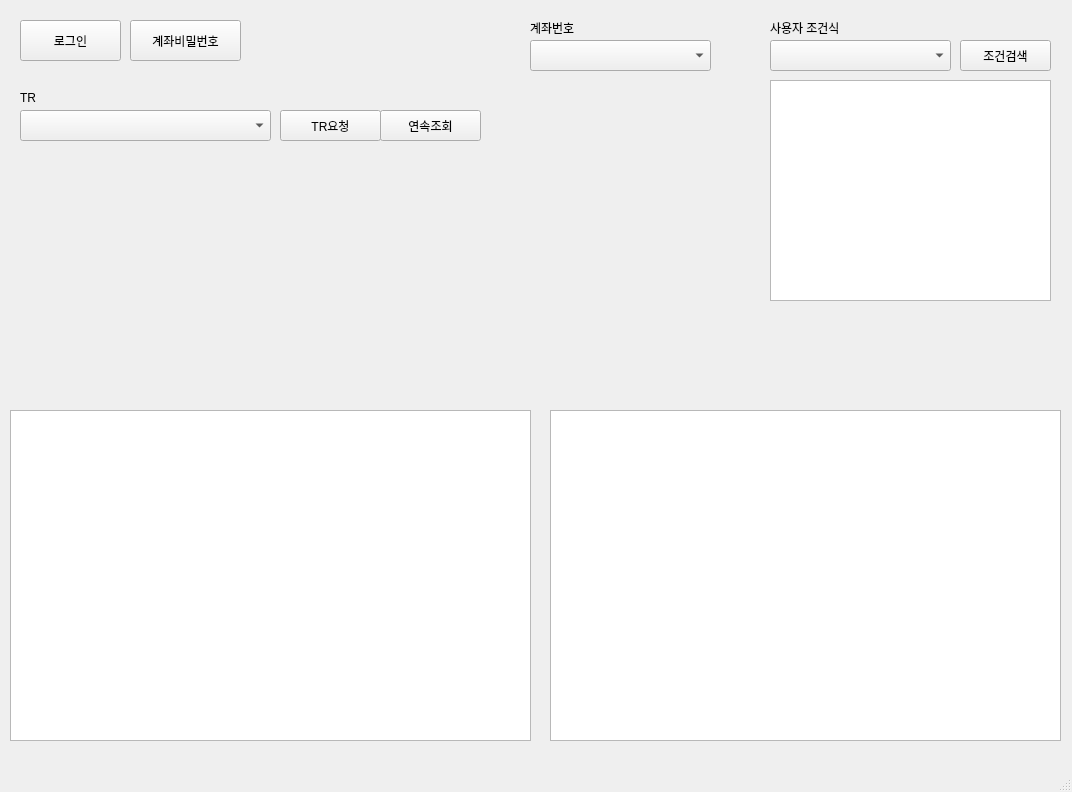
<?xml version="1.0" encoding="UTF-8"?>
<ui version="4.0">
 <class>MainWindow</class>
 <widget class="QMainWindow" name="MainWindow">
  <property name="geometry">
   <rect>
    <x>0</x>
    <y>0</y>
    <width>1072</width>
    <height>792</height>
   </rect>
  </property>
  <property name="windowTitle">
   <string>MainWindow</string>
  </property>
  <widget class="QWidget" name="centralwidget">
   <widget class="QPushButton" name="loginButton">
    <property name="geometry">
     <rect>
      <x>20</x>
      <y>20</y>
      <width>101</width>
      <height>41</height>
     </rect>
    </property>
    <property name="text">
     <string>로그인</string>
    </property>
   </widget>
   <widget class="QPushButton" name="requestTrButton">
    <property name="geometry">
     <rect>
      <x>280</x>
      <y>110</y>
      <width>101</width>
      <height>31</height>
     </rect>
    </property>
    <property name="text">
     <string>TR요청</string>
    </property>
   </widget>
   <widget class="QListView" name="logListView">
    <property name="geometry">
     <rect>
      <x>10</x>
      <y>410</y>
      <width>521</width>
      <height>331</height>
     </rect>
    </property>
   </widget>
   <widget class="QComboBox" name="conditionComboBox">
    <property name="geometry">
     <rect>
      <x>770</x>
      <y>40</y>
      <width>181</width>
      <height>31</height>
     </rect>
    </property>
   </widget>
   <widget class="QLabel" name="label">
    <property name="geometry">
     <rect>
      <x>770</x>
      <y>20</y>
      <width>101</width>
      <height>16</height>
     </rect>
    </property>
    <property name="text">
     <string>사용자 조건식</string>
    </property>
   </widget>
   <widget class="QComboBox" name="accountComboBox">
    <property name="geometry">
     <rect>
      <x>530</x>
      <y>40</y>
      <width>181</width>
      <height>31</height>
     </rect>
    </property>
   </widget>
   <widget class="QLabel" name="label_2">
    <property name="geometry">
     <rect>
      <x>530</x>
      <y>20</y>
      <width>101</width>
      <height>16</height>
     </rect>
    </property>
    <property name="text">
     <string>계좌번호</string>
    </property>
   </widget>
   <widget class="QListView" name="listView_2">
    <property name="geometry">
     <rect>
      <x>770</x>
      <y>80</y>
      <width>281</width>
      <height>221</height>
     </rect>
    </property>
   </widget>
   <widget class="QPushButton" name="monitoringButton">
    <property name="geometry">
     <rect>
      <x>960</x>
      <y>40</y>
      <width>91</width>
      <height>31</height>
     </rect>
    </property>
    <property name="text">
     <string>조건검색</string>
    </property>
   </widget>
   <widget class="QListView" name="realDataListView">
    <property name="geometry">
     <rect>
      <x>550</x>
      <y>410</y>
      <width>511</width>
      <height>331</height>
     </rect>
    </property>
   </widget>
   <widget class="QPushButton" name="accountWindowButton">
    <property name="geometry">
     <rect>
      <x>130</x>
      <y>20</y>
      <width>111</width>
      <height>41</height>
     </rect>
    </property>
    <property name="text">
     <string>계좌비밀번호</string>
    </property>
   </widget>
   <widget class="QComboBox" name="trComboBox">
    <property name="geometry">
     <rect>
      <x>20</x>
      <y>110</y>
      <width>251</width>
      <height>31</height>
     </rect>
    </property>
   </widget>
   <widget class="QLabel" name="label_3">
    <property name="geometry">
     <rect>
      <x>20</x>
      <y>90</y>
      <width>101</width>
      <height>16</height>
     </rect>
    </property>
    <property name="text">
     <string>TR</string>
    </property>
   </widget>
   <widget class="QPushButton" name="continuousTrButton">
    <property name="geometry">
     <rect>
      <x>380</x>
      <y>110</y>
      <width>101</width>
      <height>31</height>
     </rect>
    </property>
    <property name="text">
     <string>연속조회</string>
    </property>
   </widget>
  </widget>
  <widget class="QMenuBar" name="menubar">
   <property name="geometry">
    <rect>
     <x>0</x>
     <y>0</y>
     <width>1072</width>
     <height>26</height>
    </rect>
   </property>
  </widget>
  <widget class="QStatusBar" name="statusbar"/>
 </widget>
 <resources/>
 <connections/>
</ui>
